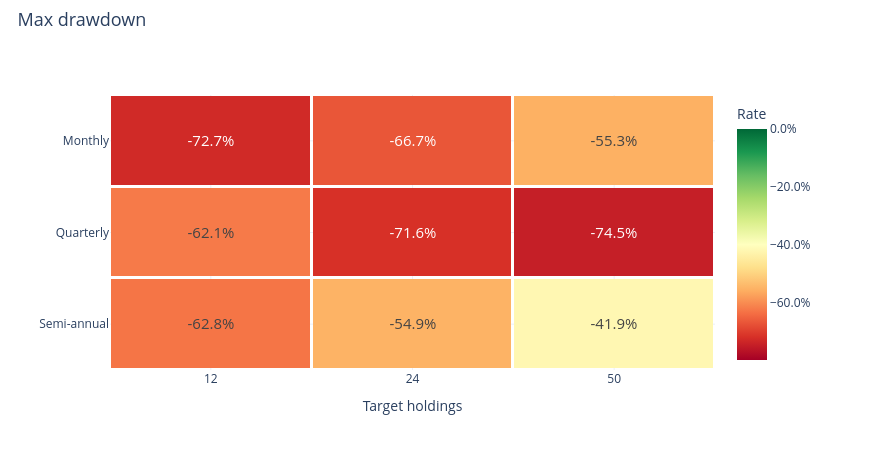

Notebook code for this chart:
### Markdown cell above
### Maximum drawdown

### Code cell
research.heatmap('maximum_drawdown')

### Figure 1 — Plotly figure (JSON) as saved in the notebook; plotly's stock layout.template omitted (floating-point values rounded to 4 significant figures)
{"data": [{"colorbar": {"tickformat": ".1%", "title": {"text": "Rate"}}, "colorscale": [[0.0, "rgb(165,0,38)"], [0.1, "rgb(215,48,39)"], [0.2, "rgb(244,109,67)"], [0.3, "rgb(253,174,97)"], [0.4, "rgb(254,224,139)"], [0.5, "rgb(255,255,191)"], [0.6, "rgb(217,239,139)"], [0.7, "rgb(166,217,106)"], [0.8, "rgb(102,189,99)"], [0.9, "rgb(26,152,80)"], [1.0, "rgb(0,104,55)"]], "text": [["-72.7%", "-66.7%", "-55.3%"], ["-62.1%", "-71.6%", "-74.5%"], ["-62.8%", "-54.9%", "-41.9%"]], "textfont": {"size": 15}, "texttemplate": "%{text}", "type": "heatmap", "x": ["12", "24", "50"], "xgap": 3, "y": ["Monthly", "Quarterly", "Semi-annual"], "ygap": 3, "z": [[-0.7269, -0.6666, -0.5525], [-0.6213, -0.7159, -0.7448], [-0.6275, -0.5492, -0.4186]], "zmax": 0.0, "zmin": -0.796}], "layout": {"height": 450, "hovermode": "closest", "legend": {"font": {"size": 12}, "itemclick": "toggle", "itemdoubleclick": "toggleothers", "x": 1.025, "y": 1}, "margin": {"b": 80, "l": 110, "r": 155, "t": 95}, "title": {"font": {"size": 18}, "text": "Max drawdown", "x": 0.02, "y": 0.97}, "width": 870, "xaxis": {"title": {"text": "Target holdings"}}, "yaxis": {"autorange": "reversed"}}}
